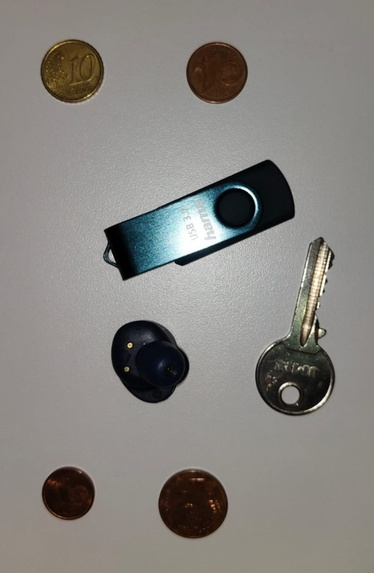
#> input picture Práctica 3/Images/monedas-objetos-1.jpg, 374 x 573 px, shrunk from 733 x 1124 before the run
$ jupyter execute --allow-errors 'Tarea 1.ipynb'
#> lines starting #> are read from the running program, lines starting #| are printed output that depends on the picture; after the words box and inside, x2 and y2 are one past the last pixel; in counts of white or black regions, pixels touching at a corner belong together
#### Paquetes necesarios

[cell 1]
import cv2
import numpy as np
import matplotlib.pyplot as plt

#### Carga imagen y convierte a RGB

[cell 2]
# Carga imagen ejemplo con monedas
img = cv2.imread('Images/monedas-objetos-1.jpg')
#> img is the input picture: shape (573, 374, 3); mean B, G, R 128.6, 132.7, 135.4

# OpenCV lee las imágenes en BGR, por lo que convertimos para visualizar RGB
img_rgb = cv2.cvtColor(img, cv2.COLOR_BGR2RGB)

plt.axis("off")
plt.imshow(img_rgb)
plt.show()

#### Conversión a gris y muestra histograma

[cell 3]
# Convierte la imagen a tonos de gris, mostrando el resultado
img_gris = cv2.cvtColor(img_rgb, cv2.COLOR_RGB2GRAY)
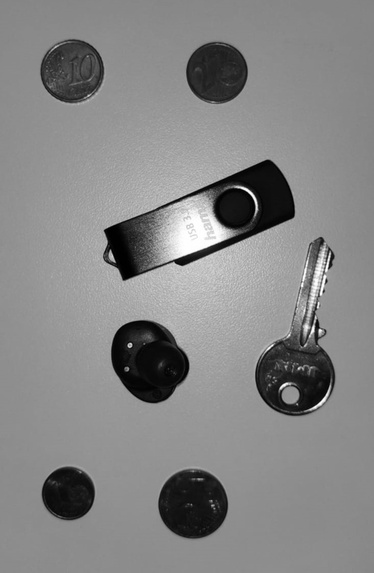
#> img_gris: shape (573, 374); min 0, max 255, mean 133

# Cálculo del histograma con 256 bins de una imagen en escala de grises
hist = cv2.calcHist([img_gris], [0], None, [256], [0, 256])
#> hist = 256 values, max 13529 at index 141, min 23 at index 229, mean 837.1

# Creación de la figura
fig = plt.figure(figsize=(12, 6))
fig.subplots_adjust(wspace=0.5)

# Imagen en tonos de gris
plt.subplot(1, 2, 1)
plt.title("Imagen en escala de grises")
plt.axis("off")
plt.imshow(img_gris, cmap='gray')

# Histograma sin normalizar
plt.subplot(1, 2, 2)
plt.title("Histograma")
plt.xlabel("Bins")
plt.ylabel("# píxeles")
plt.plot(hist)
plt.xlim([0, 256])

plt.show()
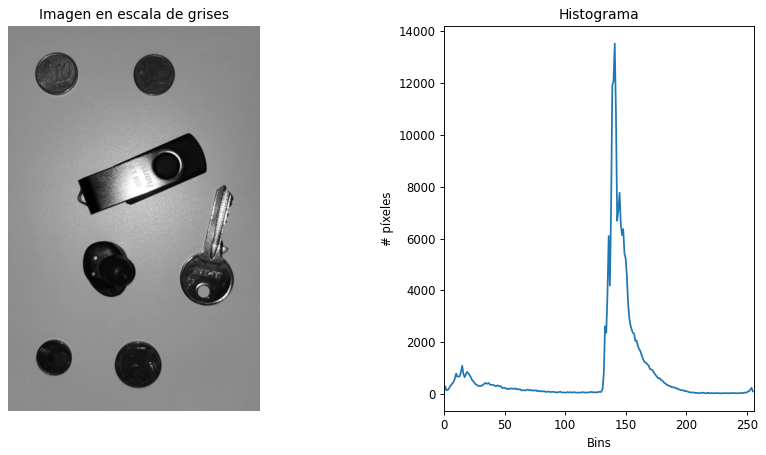
#> figure drawn by matplotlib, 2 panels; panel 2: curve peaks at x = 141, y = 13529

#### Umbralización de la imagen

[cell 4]
# Umbralización con valor de umbral fijo
umbral = 115
# Umbralizado binaria invertido, dado que por defecto se asume objetos en blanco
res,img_th1 = cv2.threshold(img_gris,umbral,255,cv2.THRESH_BINARY_INV)
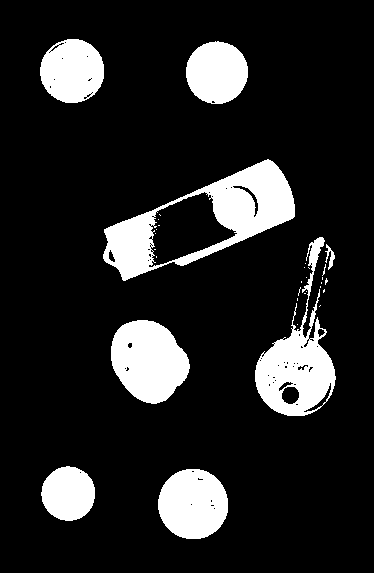
#> img_th1: shape (573, 374); 14.3% white; 32 white regions (24 under 20 px)
#> res = 115

plt.subplot(1, 2, 1)
plt.axis("off")
plt.imshow(img_gris,cmap='gray')
plt.title('Original')

plt.subplot(1, 2, 2)
plt.axis("off")
plt.imshow(img_th1,cmap='gray')
plt.title('FIJO invertida')

plt.show()
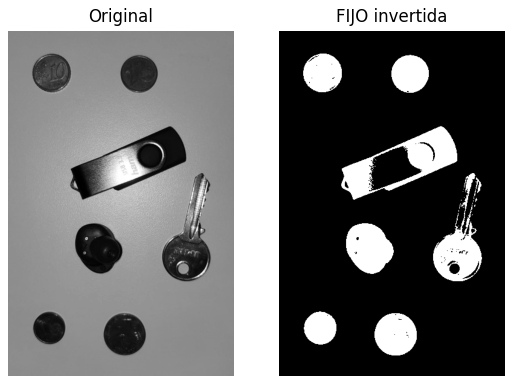
#> figure drawn by matplotlib, 2 panels

#### Búsqueda de contornos básica

[cell 5]
#Obtiene todos los contornos, externos e internos
contornos, hierarchy = cv2.findContours(
    img_th1, # Imagen
    cv2.RETR_TREE, # Modo de recuperación (lista, árbol, nivel superior)
    cv2.CHAIN_APPROX_SIMPLE # Método de aproximación del contorno
    )
#> contornos = 108 contours, 89 with area under 20; largest, box (x1, y1, x2, y2) and area: (103, 159, 295, 281) 11500, (255, 237, 336, 416) 5568, (111, 320, 190, 404) 4729, (158, 469, 228, 539) 3794, (148, 191, 238, 268) 3770

# Obtiene únicamente los contornos externos
contornos2, hierarchy2 = cv2.findContours(img_th1,
    cv2.RETR_EXTERNAL ,
    cv2.CHAIN_APPROX_SIMPLE)
#> contornos2 = 25 contours, 17 with area under 20; largest, box (x1, y1, x2, y2) and area: (103, 159, 295, 281) 11500, (255, 237, 336, 416) 5568, (111, 320, 190, 404) 4729, (158, 469, 228, 539) 3794, (40, 39, 104, 103) 3142, (186, 41, 248, 104) 2968, (41, 466, 95, 521) 2220, (325, 244, 335, 270) 68

# Dibuja sobre la imagen de entrada sólo contornos externos
img_rgb = cv2.cvtColor(img, cv2.COLOR_BGR2RGB)
cv2.drawContours(img_rgb, contornos2, -1, (0,255,0), 3)
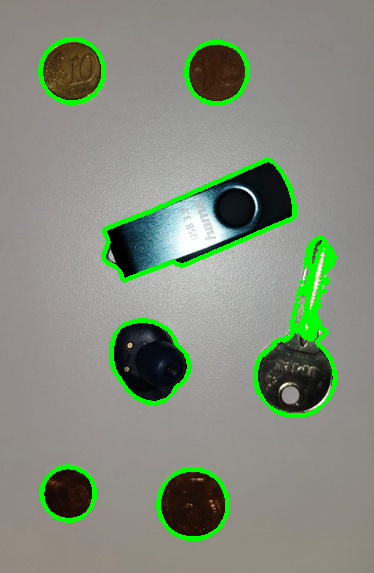
#> img_rgb: shape (573, 374, 3); mean R, G, B 130.5, 140.2, 124.3

plt.subplot(121)
plt.axis("off")
plt.imshow(img_rgb)
plt.title('Sólo externos')

# Variable para contar el número de monedas
monedas_totales = 0

# Imagen negra sobre la que se dibujarán los contornos
img_cont = np.zeros(img_rgb.shape)

for c in contornos2:
    # Área del contorno
    area = cv2.contourArea(c)

    # Perímetro del contorno
    perimetro = cv2.arcLength(c, True)

    # Contenedor alineado con ejes de la imagen
    x, y, w, h = cv2.boundingRect(c)

    # Mínimo contenedor ajustado para el contorno
    rect = cv2.minAreaRect(c)

    # Mínimo círculo que lo contiene
    (cx, cy), radio = cv2.minEnclosingCircle(c)

    # Calcula el área de un círculo ideal con el radio del mínimo círculo
    area_circulo_ideal = np.pi * (radio ** 2)

    # Umbral para la comparación del área del contorno y el área del círculo ideal
    umbral_area = 0.9

    # Calcula la relación de aspecto
    relacion_aspecto = w / h

    # Umbral para la relación de aspecto
    umbral_aspecto = 0.9

    # Verifica si el contorno se asemeja a un círculo
    if (area / area_circulo_ideal > umbral_area) and np.isclose(relacion_aspecto, 1.0, rtol=umbral_aspecto):
        # Dibuja el contorno en la imagen
        cv2.drawContours(img_cont, [c], -1, (255, 255, 255), -1)

        # Incrementa el contador de monedas
        monedas_totales += 1
#> this loop made 25 passes
#> (area, perimetro, x, y, w, h, rect, cx) on passes 1, 2, 4, 21, 22, 23, 24, 25: (3793.5, 229.7, 158, 469, 70, 70, ((192.5, 503.5), (69, 69), -90), 192.8), (2220.5, 177.1, 41, 466, 54, 55, ((68.25, 493.3), (53.74, 53.03), -45), 68.03), (4729, 263.4, 111, 320, 79, 84, ((147, 359), (70.71, 83.44), -45), 146.2), (68, 89.6, 325, 244, 10, 26, ((329.5, 256.5), (25, 9), -90), 327), (5568.5, 808.4, 255, 237, 81, 179, ((290.9, 327.7), (80.14, 176.2), -4.62), 304.5), (11499.5, 529.3, 103, 159, 192, 122, ((196.9, 224), (199.5, 64.87), -23.2), 196.5), (2967.5, 205.2, 186, 41, 62, 63, ((216.5, 72), (62, 61), -90), 216.5), (3142.5, 210.4, 40, 39, 64, 64, ((71.5, 70.5), (63, 63), -90), 71.79)
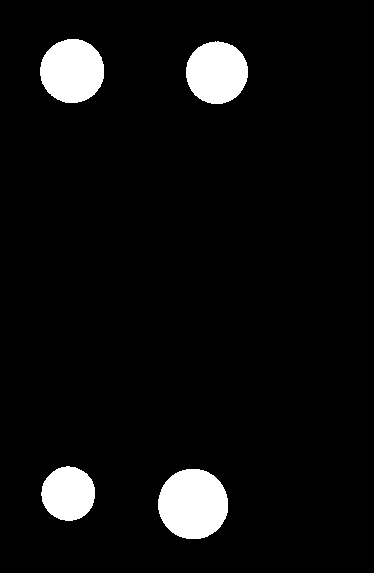
#> img_cont: shape (573, 374, 3) float64; 5.8% white; 4 white regions, box (x1, y1, x2, y2) and area: (158, 469, 228, 539) 3893, (40, 39, 104, 103) 3234, (186, 41, 248, 104) 3056, (41, 466, 95, 521) 2297
#> after the loop, monedas_totales = 4

# Número total de monedas
print("\nNúmero total de monedas: ", monedas_totales)
#| Número total de monedas:  4

plt.subplot(122)
plt.axis("off")
plt.imshow(img_cont)
plt.title('Externos rellenos')
plt.show()
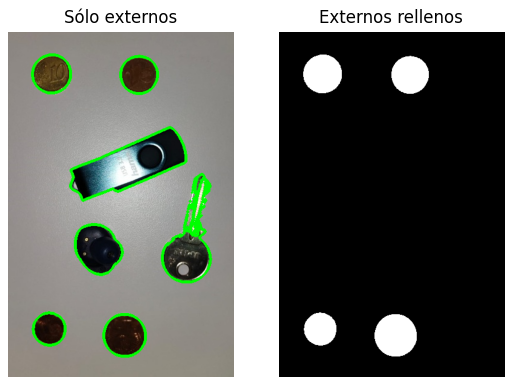
#> figure drawn by matplotlib, 2 panels

#### Aplicación de la Transformada de Hough para la detección de monedas

[cell 6]
# Nueva imagen con monedas y objetos
img_hough = cv2.imread('Images/monedas-objetos-2.jpg')
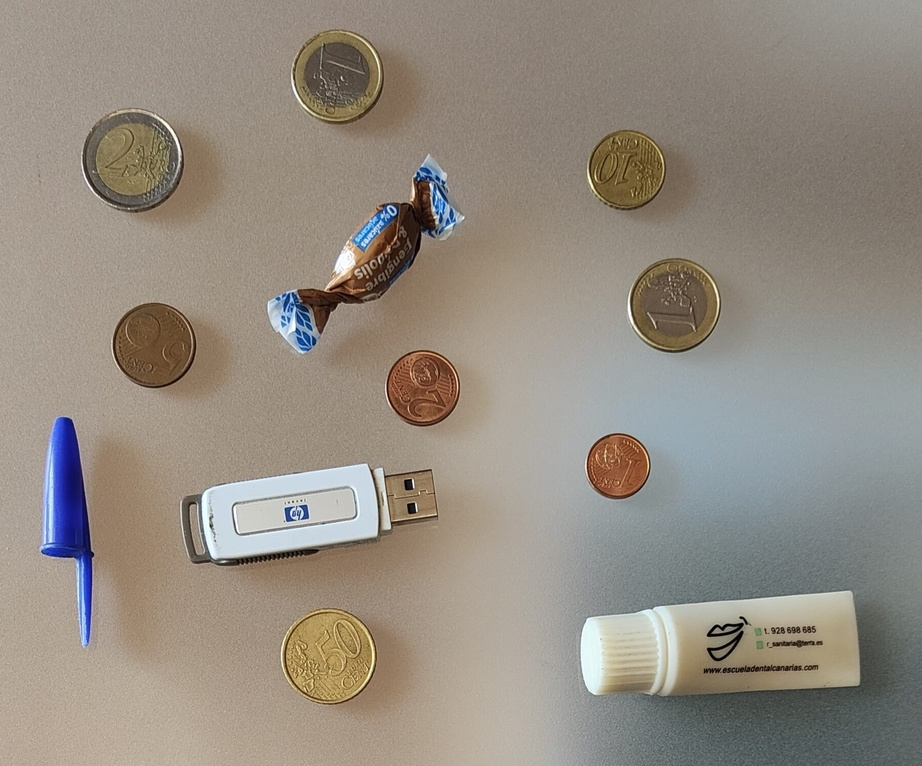
#> input picture Práctica 3/Images/monedas-objetos-2.jpg, 922 x 766 px, shrunk from 1808 x 1502 before the run
#> img_hough is the input picture: shape (766, 922, 3); mean B, G, R 129.5, 140.1, 148.2

# OpenCV lee las imágenes en BGR, por lo que convertimos para visualizar RGB
img_hough_rgb = cv2.cvtColor(img_hough, cv2.COLOR_BGR2RGB)

plt.axis("off")
plt.imshow(img_hough_rgb)
plt.show()

#### Detección de monedas entre objetos con Hough

[cell 7]
# Conversión a gris
gris = cv2.cvtColor(img_hough_rgb, cv2.COLOR_RGB2GRAY)
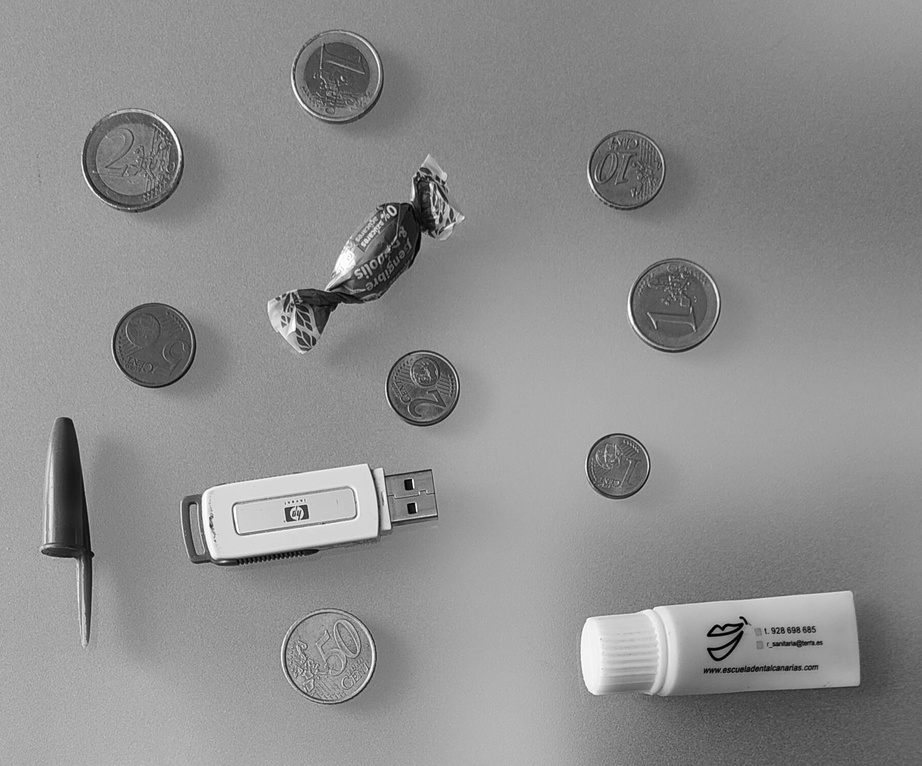
#> gris: shape (766, 922); min 0, max 255, mean 141.3

# Suaviza altas frecuencias
pimg = cv2.medianBlur(gris, 7)

# Localiza círculos
circ = cv2.HoughCircles(
        pimg,  # Imagen
        cv2.HOUGH_GRADIENT,  # Tipo de detección
        1,
        100,  # Distancia mínima entre círculos
        param1=100, # Valor del gradiente
        param2=50, # Umbral acumulador
        minRadius=50,  # Radio mínimo
        maxRadius=150,  # Radio máximo
    )
#> circ = None

# Muestra el número de monedas detectadas
#> (the rest of this cell did not finish here and is left out)
